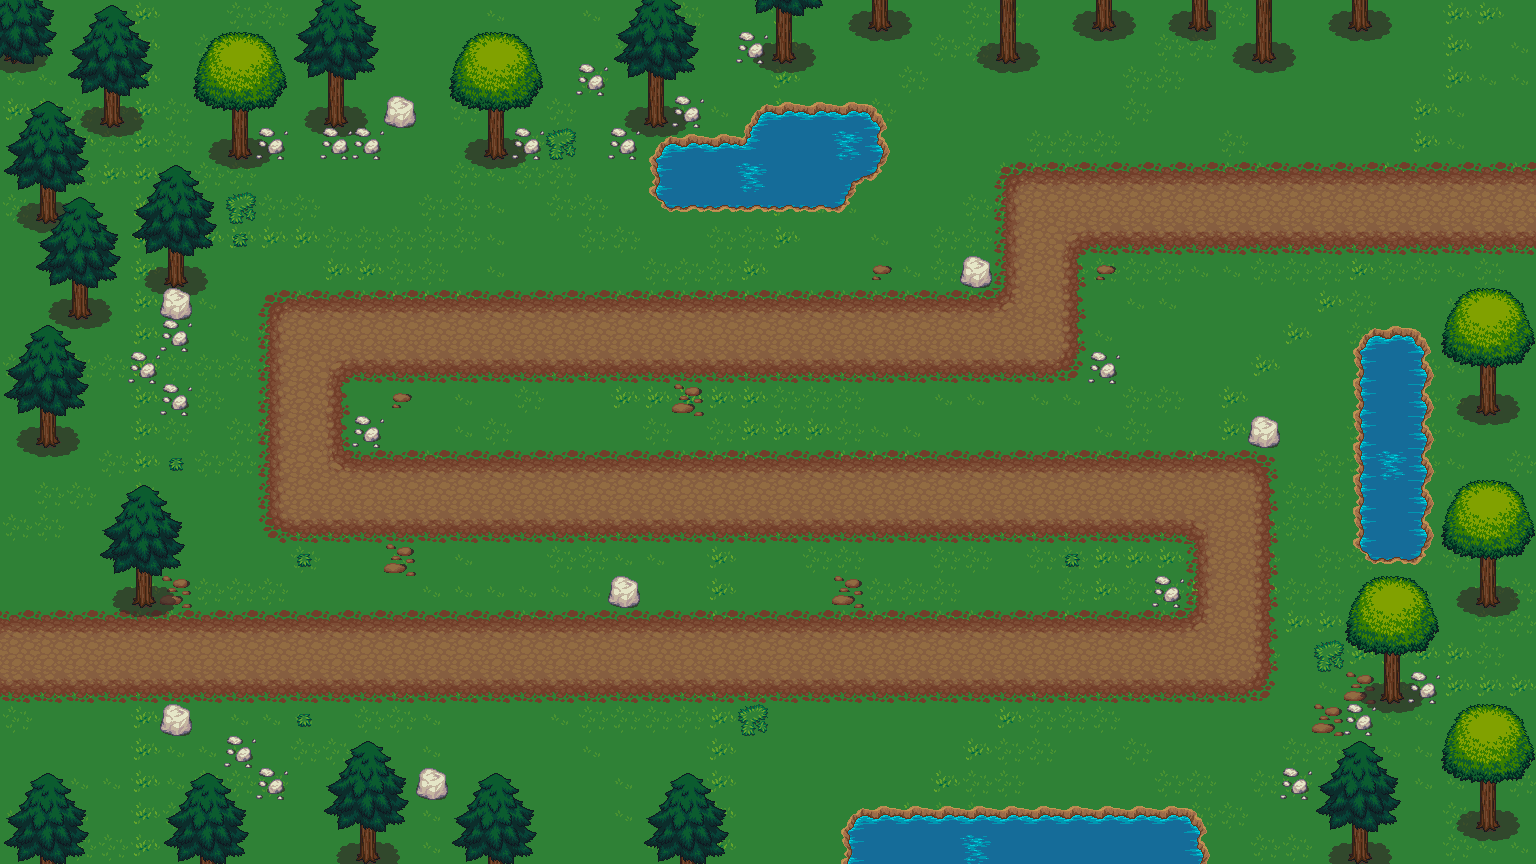

This is a level from a 2D game, rendered from its Tiled map with the project's own tilesets. A one-line summary and the map file follow, with tile-layer data summarised:
An orthogonal 48x27 tile map with 32x32 px tiles, 1 tile layer (Water), 10 tilesets, 1 image layer and 31 objects.

<map version="1.0" orientation="orthogonal" renderorder="right-down" width="48" height="27" tilewidth="32" tileheight="32" nextobjectid="123">
 <tileset firstgid="1" name="grass" tilewidth="32" tileheight="32" tilecount="18" columns="3">
  <image source="LPC Base Assets/tiles/grass.png" width="96" height="192" />
  <terraintypes>
   <terrain name="Grass" tile="-1" />
  </terraintypes>
  <tile id="1" terrain="0,0,0," />
  <tile id="2" terrain="0,0,,0" />
  <tile id="4" terrain="0,,0,0" />
  <tile id="5" terrain=",0,0,0" />
  <tile id="6" terrain=",,,0" />
  <tile id="7" terrain=",,0,0" />
  <tile id="8" terrain=",,0," />
  <tile id="9" terrain=",0,,0" />
  <tile id="10" terrain="0,0,0,0" />
  <tile id="11" terrain="0,,0," />
  <tile id="12" terrain=",0,," />
  <tile id="13" terrain="0,0,," />
  <tile id="14" terrain="0,,," />
 </tileset>
 <tileset firstgid="19" name="dirtlight" tilewidth="32" tileheight="32" tilecount="18" columns="3">
  <image source="LPC Base Assets/tiles/dirt.png" width="96" height="192" />
  <terraintypes>
   <terrain name="Dirt" tile="-1" />
  </terraintypes>
  <tile id="1" terrain="0,0,0," />
  <tile id="2" terrain="0,0,,0" />
  <tile id="4" terrain="0,,0,0" />
  <tile id="5" terrain=",0,0,0" />
  <tile id="6" terrain=",,,0" />
  <tile id="7" terrain=",,0,0" />
  <tile id="8" terrain=",,0," />
  <tile id="9" terrain=",0,,0" />
  <tile id="10" terrain="0,0,0,0" />
  <tile id="11" terrain="0,,0," />
  <tile id="12" terrain=",0,," />
  <tile id="13" terrain="0,0,," />
  <tile id="14" terrain="0,,," />
 </tileset>
 <tileset firstgid="37" name="dirtdark" tilewidth="32" tileheight="32" tilecount="18" columns="3">
  <image source="LPC Base Assets/tiles/dirt2.png" width="96" height="192" />
  <terraintypes>
   <terrain name="dirt" tile="-1" />
  </terraintypes>
  <tile id="1" terrain="0,0,0," />
  <tile id="2" terrain="0,0,,0" />
  <tile id="4" terrain="0,,0,0" />
  <tile id="5" terrain=",0,0,0" />
  <tile id="6" terrain=",,,0" />
  <tile id="7" terrain=",,0,0" />
  <tile id="8" terrain=",,0," />
  <tile id="9" terrain=",0,,0" />
  <tile id="10" terrain="0,0,0,0" />
  <tile id="11" terrain="0,,0," />
  <tile id="12" terrain=",0,," />
  <tile id="13" terrain="0,0,," />
  <tile id="14" terrain="0,,," />
 </tileset>
 <tileset firstgid="55" name="watergrass" tilewidth="32" tileheight="32" tilecount="18" columns="3">
  <image source="LPC Base Assets/tiles/watergrass.png" width="96" height="192" />
  <terraintypes>
   <terrain name="watergrass" tile="-1" />
  </terraintypes>
  <tile id="1" terrain="0,0,0," />
  <tile id="2" terrain="0,0,,0" />
  <tile id="4" terrain="0,,0,0" />
  <tile id="5" terrain=",0,0,0" />
  <tile id="6" terrain=",,,0" />
  <tile id="7" terrain=",,0,0" />
  <tile id="8" terrain=",,0," />
  <tile id="9" terrain=",0,,0" />
  <tile id="10" terrain="0,0,0,0" />
  <tile id="11" terrain="0,,0," />
  <tile id="12" terrain=",0,," />
  <tile id="13" terrain="0,0,," />
  <tile id="14" terrain="0,,," />
  <tile id="17">
   <animation>
    <frame tileid="15" duration="300" />
    <frame tileid="16" duration="300" />
    <frame tileid="17" duration="300" />
   </animation>
  </tile>
 </tileset>
 <tileset firstgid="73" name="water" tilewidth="32" tileheight="32" tilecount="18" columns="3">
  <image source="LPC Base Assets/tiles/water.png" width="96" height="192" />
  <terraintypes>
   <terrain name="water" tile="-1" />
  </terraintypes>
  <tile id="1" terrain="0,0,0," />
  <tile id="2" terrain="0,0,,0" />
  <tile id="4" terrain="0,,0,0" />
  <tile id="5" terrain=",0,0,0" />
  <tile id="6" terrain=",,,0" />
  <tile id="7" terrain=",,0,0" />
  <tile id="8" terrain=",,0," />
  <tile id="9" terrain=",0,,0" />
  <tile id="10" terrain="0,0,0,0" />
  <tile id="11" terrain="0,,0," />
  <tile id="12" terrain=",0,," />
  <tile id="13" terrain="0,0,," />
  <tile id="14" terrain="0,,," />
 </tileset>
 <tileset firstgid="91" name="cement" tilewidth="32" tileheight="32" tilecount="18" columns="3">
  <image source="LPC Base Assets/tiles/cement.png" width="96" height="192" />
 </tileset>
 <tileset firstgid="109" name="lava" tilewidth="32" tileheight="32" tilecount="18" columns="3">
  <image source="LPC Base Assets/tiles/lava.png" width="96" height="192" />
  <terraintypes>
   <terrain name="lava" tile="-1" />
  </terraintypes>
  <tile id="1" terrain="0,0,0," />
  <tile id="2" terrain="0,0,,0" />
  <tile id="4" terrain="0,,0,0" />
  <tile id="5" terrain=",0,0,0" />
  <tile id="6" terrain=",,,0" />
  <tile id="7" terrain=",,0,0" />
  <tile id="8" terrain=",,0," />
  <tile id="9" terrain=",0,,0" />
  <tile id="10" terrain="0,0,0,0" />
  <tile id="11" terrain="0,,0," />
  <tile id="12" terrain=",0,," />
  <tile id="13" terrain="0,0,," />
  <tile id="14" terrain="0,,," />
 </tileset>
 <tileset firstgid="127" name="treetop" tilewidth="32" tileheight="32" tilecount="42" columns="6">
  <image source="LPC Base Assets/tiles/treetop.png" width="192" height="224" />
 </tileset>
 <tileset firstgid="169" name="trunk" tilewidth="32" tileheight="32" tilecount="18" columns="6">
  <image source="LPC Base Assets/tiles/trunk.png" width="192" height="96" />
 </tileset>
 <tileset firstgid="187" name="rock" tilewidth="32" tileheight="32" tilecount="2" columns="2">
  <image source="LPC Base Assets/tiles/rock.png" width="64" height="32" />
 </tileset>
 <objectgroup name="Obstacles">
  <object id="93" x="1280" y="640" width="32" height="32">
   <properties>
    <property name="Direction" value="UP" />
   </properties>
  </object>
  <object id="94" x="1216" y="416" width="32" height="32">
   <properties>
    <property name="Direction" value="LEFT" />
   </properties>
  </object>
  <object id="95" x="224" y="480" width="32" height="32">
   <properties>
    <property name="Direction" value="UP" />
   </properties>
  </object>
  <object id="96" x="288" y="256" width="32" height="32">
   <properties>
    <property name="Direction" value="RIGHT" />
   </properties>
  </object>
  <object id="97" x="1088" y="320" width="32" height="32">
   <properties>
    <property name="Direction" value="UP" />
   </properties>
  </object>
  <object id="98" x="1024" y="128" width="32" height="32">
   <properties>
    <property name="Direction" value="RIGHT" />
   </properties>
  </object>
 </objectgroup>
 <objectgroup name="Towers">
  <object id="99" x="0" y="608" width="1184" height="96" />
  <object id="100" x="1184" y="448" width="96" height="256" />
  <object id="101" x="352" y="448" width="832" height="96" />
  <object id="102" x="352" y="288" width="640" height="96" />
  <object id="103" x="992" y="160" width="96" height="224" />
  <object id="104" x="256" y="288" width="96" height="256" />
  <object id="105" x="1088" y="160" width="448" height="96" />
  <object id="107" x="1440" y="288" width="96" height="352" />
  <object id="108" x="1344" y="736" width="192" height="128" />
  <object id="109" x="832" y="800" width="384" height="64" />
  <object id="110" x="320" y="736" width="96" height="128" />
  <object id="111" x="448" y="768" width="96" height="96" />
  <object id="112" x="640" y="768" width="96" height="96" />
  <object id="113" x="160" y="768" width="96" height="96" />
  <object id="114" x="0" y="768" width="96" height="96" />
  <object id="115" x="96" y="480" width="96" height="128" />
  <object id="116" x="0" y="352" width="96" height="128" />
  <object id="117" x="0" y="0" width="192" height="320" />
  <object id="118" x="192" y="0" width="192" height="128" />
  </objectgroup>
 <objectgroup name="Spawn">
  <!-- 2 objects omitted --></objectgroup>
 <objectgroup name="Base">
  <!-- 1 objects omitted --></objectgroup>
 <imagelayer name="Grass">
  <image source="LPC Base Assets/grass2.png" width="1536" height="864" />
 </imagelayer>
 <layer name="Water" width="48" height="27">
  <data>[1296 cells, 4 non-empty, 1 distinct tile ids]</data>
 </layer>
</map>
<!-- 6 of 31 objects omitted -->
